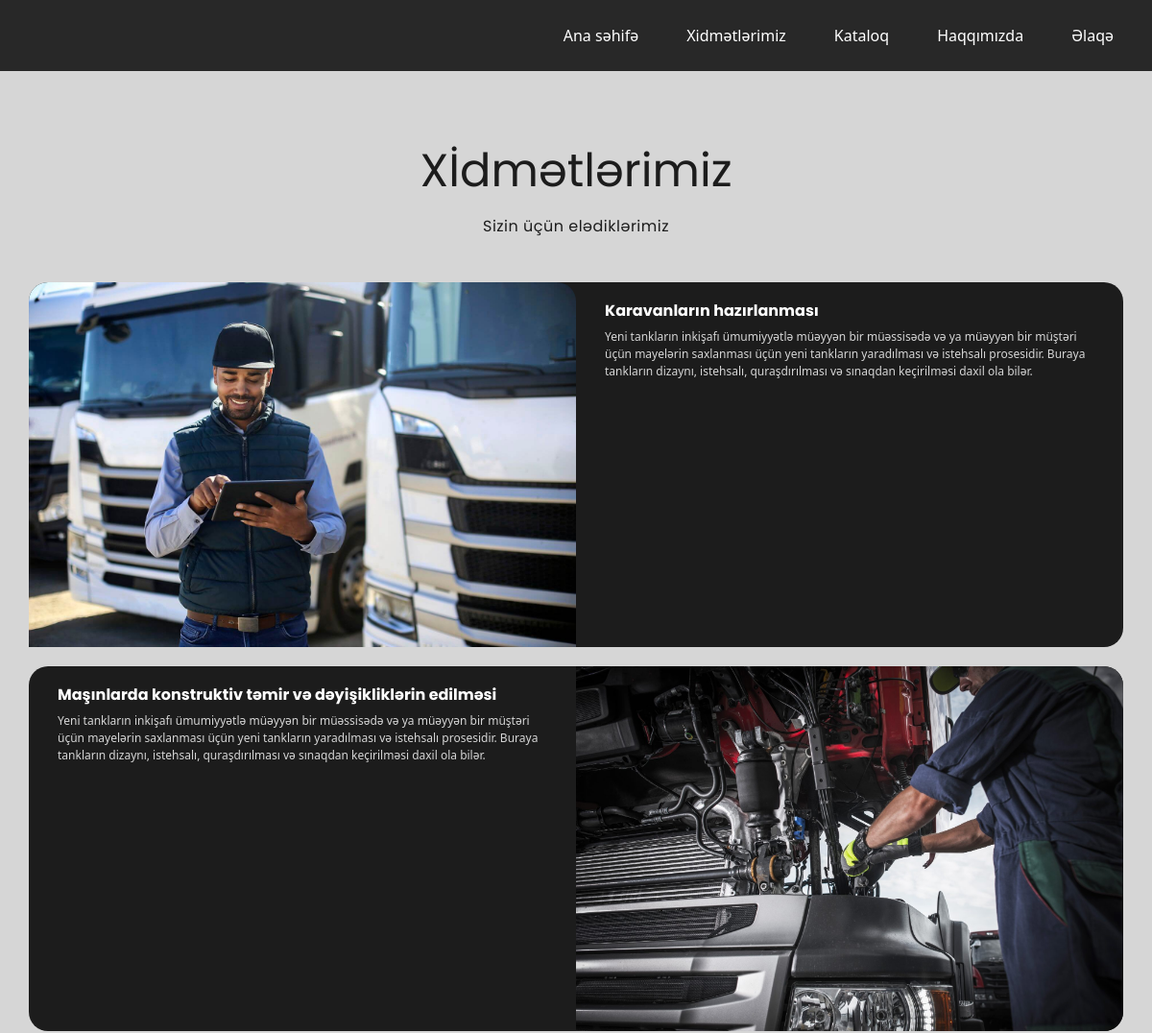
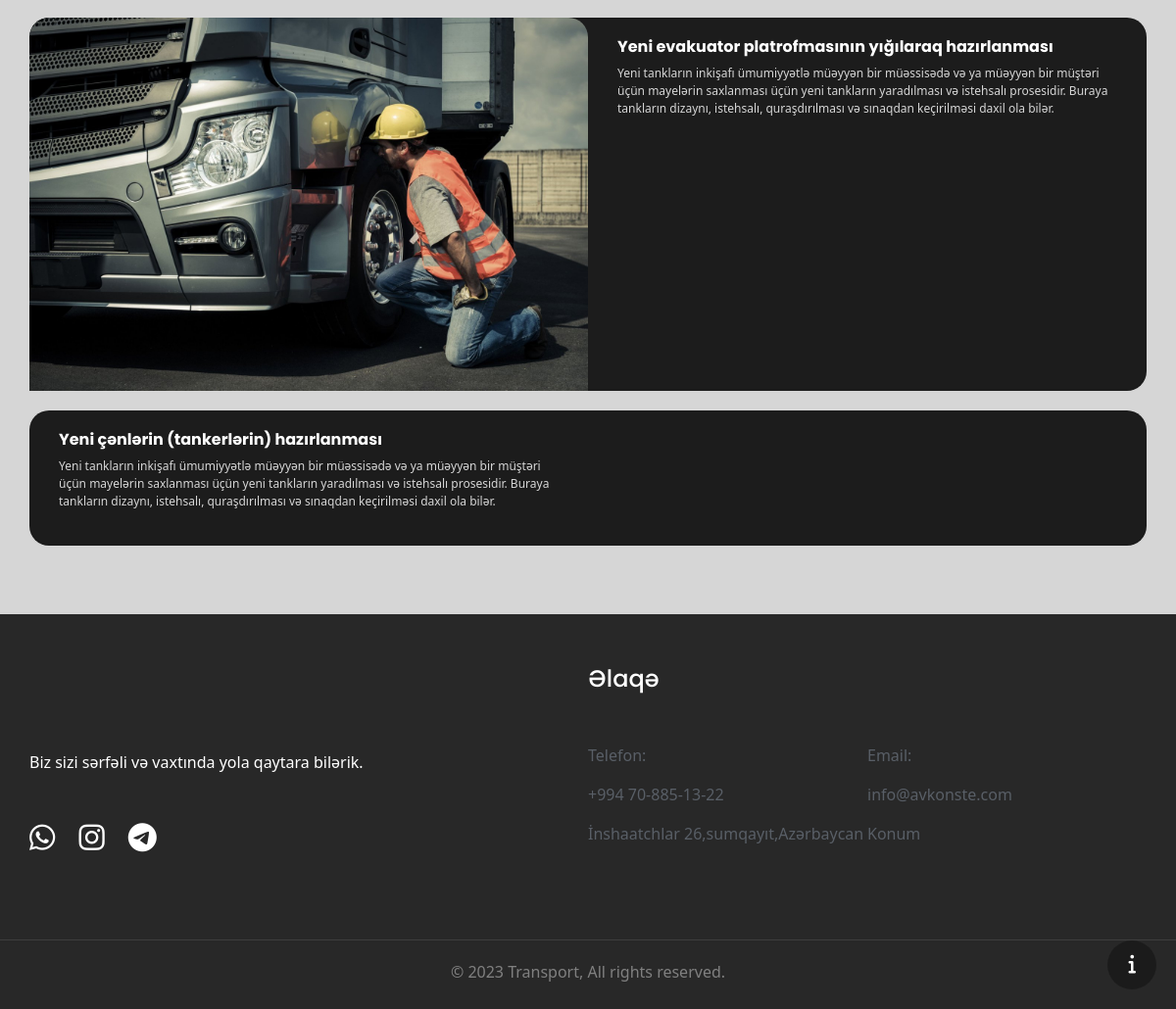
Page /xidmetlerimiz/ on the committed database (2 pictures, top to bottom).
### services/models.py (models this page shows, shortened)
class Services(models.Model):
    image = models.ImageField(
        verbose_name='Xidmət üçün şəkil',
        upload_to='services_images',
    )
    title = models.TextField(verbose_name='Xidmət üçün başlıq',
                            help_text='Xidmət üçün başlıqi əlavə edin!')
    tag = models.TextField(verbose_name='Xidmət üçün qisa başlıq',
                        max_length=16,
                        help_text='Xidmət üçün qisa başlıqi əlavə edin!')
    text = models.TextField(verbose_name='Xidmət üçün mətn',
                            help_text='Xidmət üçün mətnini əlavə edin!')
    class Meta:
        ordering = ('title',)
        verbose_name = 'Xidmət'
        verbose_name_plural = 'Xidmətlər'

### services/views.py (the view)
# urls.py: path('xidmetlerimiz/', services_view, name='services'),
def services_view(request):
    services_count = Services.objects.all().count()
    services = Services.objects.all()
    reverse_flag = ""
    i = 0
    for i in range(0, services_count):
        if i % 2 != 0:
            reverse_flag = "reverseforservices"
        else:
            reverse_flag = ""
    context = {
        'services': services,
        'services_count': services_count,
        'reverse_flag': reverse_flag,
    }
    return render(request, 'services.html', context)

### templates/services.html (shortened to what this page needs)
<!DOCTYPE html>
<html lang="en">
  <head>
    <link rel="stylesheet" href="../static/css/reset.css">
    <link rel="stylesheet" href="../static/css/style.css">
    <link rel="stylesheet" href="../static/css/services.css">
    <link rel="stylesheet" href="../static/css/responsive.css">
    <link rel="stylesheet" href="../static/css/bootstrap.css">
    <link rel="stylesheet" href="../static/css/component.css">
    <link rel="stylesheet" href="https://cdnjs.cloudflare.com/ajax/libs/font-awesome/6.2.1/css/all.min.css" />
    <link href="https://unpkg.com/aos@2.3.1/dist/aos.css" rel="stylesheet">
</head>
<body>
<header style="background-color: #282828;">
    <div class="headerall container container-lg container-md container-sm ">
        <div class="left">
        </div>
        <div class="right">
            <a href="{% url 'index' %}">Ana səhifə</a>
            <a href="{% url 'services' %}">Xidmətlərimiz</a>
            <a href="{% url 'catalog' %}">Kataloq</a>
            <a href="{% url 'about' %}">Haqqımızda</a>
            <a href="{% url 'contact' %}">Əlaqə</a>
        </div>
    </div>
</header>
<main>
  <section id="ServicesPage">
    <div class="container">
      <div class="all">
        <div data-aos="zoom-in" data-aos-duration="3000" class="top-text">
          <h3>Xİdmətlərimiz</h3>
          <p>Sizin üçün elədiklərimiz</p>
        </div>
        <div class="bottom-all">
            {% for service in services %}
              <a style="text-decoration:none;" href="{% url 'catalog' %}"> {% comment %} ?tag={{service.tag}} {% endcomment %}
                {% if forloop.counter0|divisibleby:2 %}
                    <div class="service" data-aos="fade-up" data-aos-anchor-placement="center-bottom">
                {% else %}
                    <div class="service reverseforservices" data-aos="fade-up" data-aos-anchor-placement="center-bottom">
                {% endif %}
                    <div class="left">
                      <img src="{{ service.image.url }}" alt="">
                    </div>
                    <div class="right">
                        <h2>{{ service.title }}</h2>
                        <p>{{ service.text }}</p>
                    </div>
                </div>
              </a>
            {% endfor %}
        </div>
      </div>
    </div>
  </section>
</main>
<div onclick="OpenFixedBtn()" class="mobile-info-button">
  <i class="fa-solid fa-info"></i>
</div>
<footer>
  <div class="container container-lg container-md container-sm">
    <section id="SectionFooter">
      <div class="left col-6 col-lg-6 col-md-6 col-sm-12">
        <div class="footer-logo">
        </div>
        <div class="footer-text">
          <p>Biz sizi sərfəli və vaxtında yola qaytara bilərik.</p>
        </div>
        <div class="footer-icons">
          <a target="_blank" href="https://wa.me/994708851322/"><i  class="fa-brands fa-whatsapp"></i></a>
          <a target="_blank" href="https://www.instagram.com/avkonste/"><i  class="fa-brands fa-instagram"></i></a>
          <a target="_blank" href="https://t.me/avkonste"><i   class="fa-brands fa-telegram"></i></a>
        </div>
      </div>
      <div class="right col-6 col-lg-6 col-md-6 col-sm-12">
        <h5>Əlaqə</h5>
        <div class="footer-contact-us">
          <div class="contact-us-mini-info">
            <p>Telefon:</p>
            <p>+994 70-885-13-22 </p>
          </div>
          <div class="contact-us-mini-info">
            <p>Email:</p>
            <p>info@avkonste.com</p>
          </div>
          <div class="contact-us-mini-info">
            <p>İnshaatchlar 26,sumqayıt,Azərbaycan</p>
          </div>
          <div class="contact-us-mini-info">
            <p><a style="color:#595F67; text-decoration:none;" href="https://goo.gl/maps/eJ7Lnp41X4UVLo5z5">Konum</a></p>
          </div>
        </div>
      </div>
    </section>
  </div>
  <div class="footer-end">
    <hr >
      <p>© 2023 Transport, All rights reserved.  </p>
  </div>
</footer>
</body>
</html>

### static/css/style.css (style rules this page uses)
header { width: 100%; padding: 5px 0px; position: absolute; z-index: 2; background-color: rgba(0, 0, 0, 0.405); }
header .headerall { display: flex; justify-content: space-between; }
header .headerall .left { width: 71px; height: 64px; }
header .headerall .right { display: flex; align-items: center; justify-content: center; }
header .headerall .right a { margin-left: 30px; text-decoration: none; color: white; padding: 5px 10px; transition: 0.4s; border-radius: 10px; }
.mobile-info-button { z-index: 1000000; position: fixed; padding: 25px; right: 20px; bottom: 20px; background-color: rgba(0, 0, 0, 0.306); border-radius: 50%; transition: 0.5s; }
.fa-info { color: white; font-size: 20px; position: absolute; left: 43%; top: 28%; background-color: none !important; }
main { z-index: 1; width: 100%; position: relative; }
footer { background-color: #282828; }
footer #SectionFooter { padding: 50px 0px 30px 0px; display: flex; justify-content: space-between; width: 100%; flex-wrap: wrap; }
footer #SectionFooter .left { color: white; }
footer #SectionFooter .left .footer-logo { margin-bottom: 25px; width: 71px; height: 64px; }
footer #SectionFooter .left .footer-text { margin-bottom: 50px; }
footer #SectionFooter .left .footer-icons i { color: white; font-size: 30px; padding-right: 20px; transition: 0.4s; }
footer #SectionFooter .right h5 { margin-bottom: 50px; font-family: "Poppins"; font-style: normal; font-weight: 500; font-size: 24px; line-height: 32px; color: #FFFFFF; }
footer #SectionFooter .right .footer-contact-us { display: flex; flex-wrap: wrap; justify-content: space-between; width: 100%; }
footer #SectionFooter .right .footer-contact-us .contact-us-mini-info { width: 50%; color: #595F67; }
footer .footer-end { padding: 30px 0px 10px 0px; text-align: center; }
footer .footer-end hr { margin: 20px 0px; color: gray; }
footer .footer-end p { color: gray; }

### static/css/services.css (style rules this page uses)
#ServicesPage { background: #D6D6D6; text-align: center; padding: 150px 0px 50px; }
#ServicesPage .all .top-text h3 { font-family: "Poppins"; font-style: normal; font-weight: 400; font-size: 48px; line-height: 56px; color: rgba(0, 0, 0, 0.87); }
#ServicesPage .all .top-text p { padding: 10px 0px 30px 0px; font-family: "Poppins"; font-style: normal; font-weight: 400; font-size: 16px; line-height: 24px; letter-spacing: 0.5px; color: rgba(0, 0, 0, 0.87); }
#ServicesPage .all .bottom-all { display: flex; flex-direction: column; }
#ServicesPage .all .bottom-all p { color: #D6D6D6; }
#ServicesPage .all .bottom-all .service { margin-bottom: 20px; border-radius: 20px; background-color: rgba(0, 0, 0, 0.87); display: flex; flex-wrap: wrap; }
#ServicesPage .all .bottom-all .service .left { width: 40%; }
#ServicesPage .all .bottom-all .service .left img { width: 100%; border-radius: 20px; border-top-right-radius: 0px; border-bottom-right-radius: 0px; }
#ServicesPage .all .bottom-all .service .right { padding: 20px 30px; text-align: left; width: 60%; color: white; }
#ServicesPage .all .bottom-all .service .right h2 { font-family: "Poppins"; font-style: normal; font-weight: 700; font-size: 30px; line-height: 56px; color: #FFFFFF; }

### static/css/responsive.css (style rules this page uses)
@media (min-width:768px) and (max-width:1200px) { #ServicesPage .service .left { width: 50% !important; } }
@media (min-width:768px) and (max-width:1200px) { #ServicesPage .service .right { width: 50% !important; } }
@media (min-width:768px) and (max-width:1200px) { #ServicesPage .service .right h2 { font-size: 16px !important; line-height: 20px !important; } }
@media (min-width:768px) and (max-width:1200px) { #ServicesPage .service .right p { font-size: 12px !important; } }
@media (min-width:768px) and (max-width:1200px) { #ServicesPage .service img { border-top-right-radius: 20px !important; border-bottom-left-radius: 0px !important; } }

### static/css/component.css (style rules this page uses)
*, *::before, *::after { box-sizing: border-box; }

### rows in the picture
Services: image (picture), title "Karavanların hazırlanması", text "Yeni tankların inkişafı ümumiyyətlə müəyyən bir müəssisədə və ya müəyyən bir müştəri üçün mayelərin saxlanması üçün yeni tankların yaradılması və istehsalı prosesidir. Buraya tankların dizaynı, istehsalı, quraşdırılması və sınaqdan keçirilməsi daxil ola bilər."
Services: image (picture), title "Maşınlarda konstruktiv təmir və dəyişikliklərin edilməsi", text "Yeni tankların inkişafı ümumiyyətlə müəyyən bir müəssisədə və ya müəyyən bir müştəri üçün mayelərin saxlanması üçün yeni tankların yaradılması və istehsalı prosesidir. Buraya tankların dizaynı, istehsalı, quraşdırılması və sınaqdan keçirilməsi daxil ola bilər."
Services: image (picture), title "Yeni evakuator platrofmasının yığılaraq hazırlanması", text "Yeni tankların inkişafı ümumiyyətlə müəyyən bir müəssisədə və ya müəyyən bir müştəri üçün mayelərin saxlanması üçün yeni tankların yaradılması və istehsalı prosesidir. Buraya tankların dizaynı, istehsalı, quraşdırılması və sınaqdan keçirilməsi daxil ola bilər."
Services: title "Yeni çənlərin (tankerlərin) hazırlanması", text "Yeni tankların inkişafı ümumiyyətlə müəyyən bir müəssisədə və ya müəyyən bir müştəri üçün mayelərin saxlanması üçün yeni tankların yaradılması və istehsalı prosesidir. Buraya tankların dizaynı, istehsalı, quraşdırılması və sınaqdan keçirilməsi daxil ola bilər."
